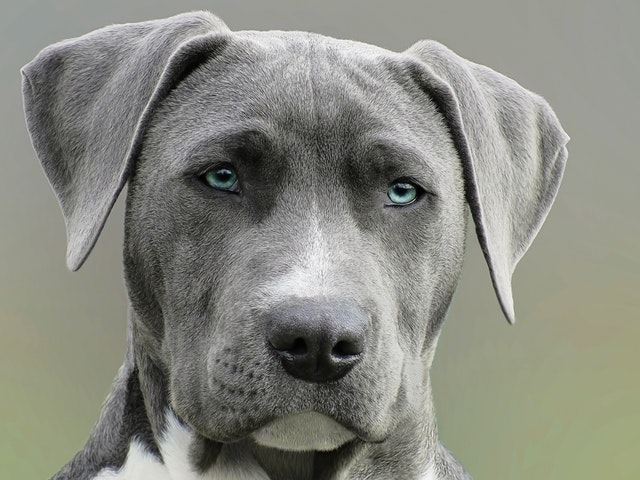
#> input picture 세미 준비/img/01.jpg, 640 x 480 px, given in place of puppy.bmp, which was not available
$ jupyter execute '0428_keybord, mouse, track.ipynb'   (text cells are left out)
#> lines starting #> are read from the running program, lines starting #| are printed output that depends on the picture; after the words box and inside, x2 and y2 are one past the last pixel; in counts of white or black regions, pixels touching at a corner belong together; pictures that were not available may be replaced by others from this repository, and a replacement may not be noted
[cell 1]
import numpy as np
import cv2
import sys
import os

import matplotlib.pyplot as plt

[cell 2]
x = np.arange(8)

print(x)

[cell 3]
tx = x*1.5                                # forward
print(tx)

[cell 4]
x1 = np.arange(16)
print(x1)

[cell 5]
tx1 = x1 / 1.5                              # Backward
print(tx1)

[cell 6]
## 키보드 이벤트

img = cv2.imread('../ch_1/figure/fig/puppy.bmp', cv2.IMREAD_GRAYSCALE)
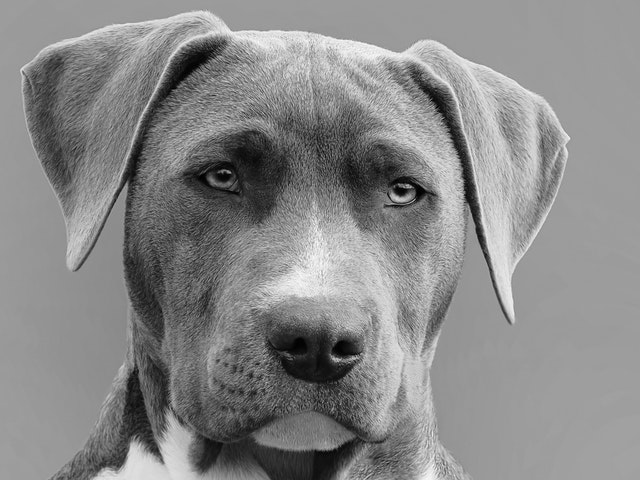
#> img: shape (480, 640); min 0, max 254, mean 136.7

if img is None:
    print('image read failed')
    sys.exit()

img2 = img.copy()

cv2.imshow('img', img)

while True:
    key = cv2.waitKey()
#> (key e is pressed here)
    if key == 27:
        break

    elif key == ord('i'):
        img = 255 - img                    # 색반전
        cv2.imshow('img', img)

    elif key == ord('e'):
        img = cv2.Canny(img, 50, 150)
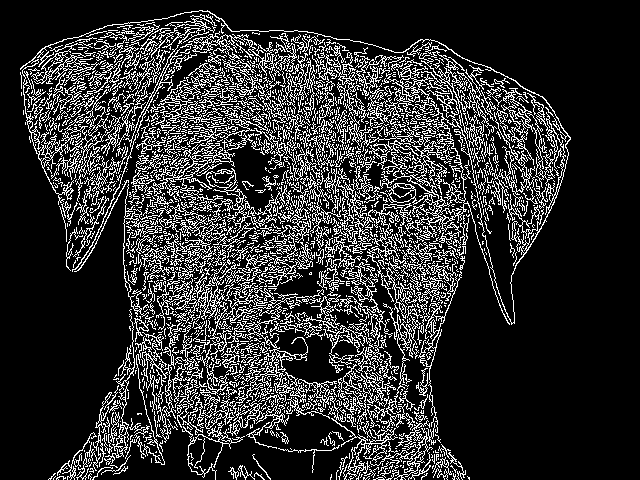
#> img: shape (480, 640); 18.7% white in thin lines or dots, all inside (x1, y1, x2, y2) = (20, 10, 571, 480)
        cv2.imshow('img', img)

    elif key == ord('r'):
        img = img2.copy()
        cv2.imshow('img', img)

    elif key == ord('s'):
        img1 = img.copy()
        cv2.imwrite('../ch_1/figure/fig/save.png', img1)


cv2.destroyAllWindows()

[cell 7]
## 마우스 이벤트

def call_mouse(event, x, y, flags, param):
#     global oldx, oldy

    if event == cv2.EVENT_LBUTTONDOWN:
        oldx, oldy = x, y
        print('EVENT_LBUTTONDOWN: %d, %d' % (x, y))

    elif event == cv2.EVENT_LBUTTONUP:
        print('EVENT_LBUTTONUP: %d, %d' % (x, y))

    elif event == cv2.EVENT_MOUSEMOVE:
        if flags & cv2.EVENT_FLAG_LBUTTON:
            cv2.line(img, (oldx, oldy), (x, y), (0, 0, 255), 4, cv2.LINE_AA)
            cv2.imshow('image', img)
            oldx, oldy = x, y


img = np.ones((480, 640, 3), dtype=np.uint8) * 255

cv2.namedWindow('image')
cv2.setMouseCallback('image', call_mouse, img) #항상 창을 띄우고 호출

cv2.imshow('image', img)
cv2.waitKey()

cv2.destroyAllWindows()

[cell 8]
## 마우스 이벤트

def mouse_call(event, x, y, flags, param):

    global oldx, oldy

    if event == cv2.EVENT_LBUTTONDOWN:
        oldx, oldy = x, y                                 # oldx, oldy는 현재 누른 시점의 x, y


    elif event == cv2.EVENT_MOUSEMOVE:
        if flags == cv2.EVENT_FLAG_LBUTTON:                      # flags 사용하기
            cv2.line(img, (oldx, oldy), (x, y), (0, 0, 0), 4, cv2.LINE_AA)
            cv2.imshow('image', img)
            oldx, oldy = x, y

img = np.ones((600, 800, 3), np.uint8)*255

cv2.namedWindow('image')

# setMouseCallback(windowName, onMouse [, param]) -> None
cv2.setMouseCallback('image', mouse_call, img)
                              # 정의된 함수 사용
cv2.imshow('image', img)

while True:
    key = cv2.waitKey()
#> (key e is pressed here)
    if key == ord('s'):
        img_1 = img.copy()
        cv2.imwrite('../ch_1/figure/fig/name.png', img_1)

    elif key == 27:
        break


cv2.destroyAllWindows()

[cell 9]
## 트랙바

def call_track(pos):
    print(pos)
    img[:] = pos
    cv2.imshow('image', img)

img = np.zeros((500, 600), np.uint8)

cv2.namedWindow('image')

#  createTrackbar(trackbarName, windowName, value, count, onChange) -> None
cv2.createTrackbar('level', 'image', 0, 255, call_track)
#> slider 'level' is set to 51

cv2.imshow('image', img)

cv2.waitKey()
#> slider 'level' is set to 51
cv2.destroyAllWindows()

[cell 10]
## 흑백사진에 트랙바 넣기

def call_track(pos):
#     print(pos)

#     img[:] = img*(pos/255)                        # 여기를 수정한다
#> called with pos = 51
    img[:] = np.round(img1*(pos/255), 0)                                 # 하지만 그냥 하면 img에 덮어쓰기 때문에 img1을 copy하여 만들어 넣는다.
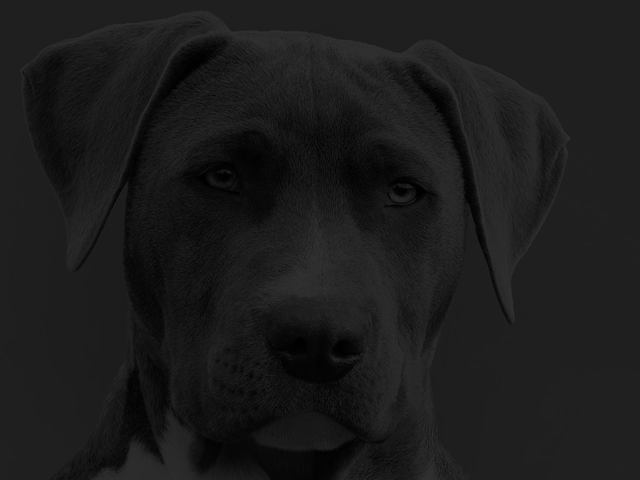
#> img: shape (480, 640); min 0, max 51, mean 27.3
    cv2.imshow('image', img)

img = cv2.imread('../ch_1/figure/fig/puppy.bmp', cv2.IMREAD_GRAYSCALE)
img1 = img.copy()

if img is None:
    print('failed')
    sys.exit()

cv2.namedWindow('image')

cv2.createTrackbar('level', 'image', 0, 255, call_track)

cv2.imshow('image', img)                             # 디폴트 값은 WINDOW_AUTOSIZE 로 크기조절 불가능

cv2.waitKey()
cv2.destroyAllWindows()

$ run again, on 세미 준비/img/31-1.jpg
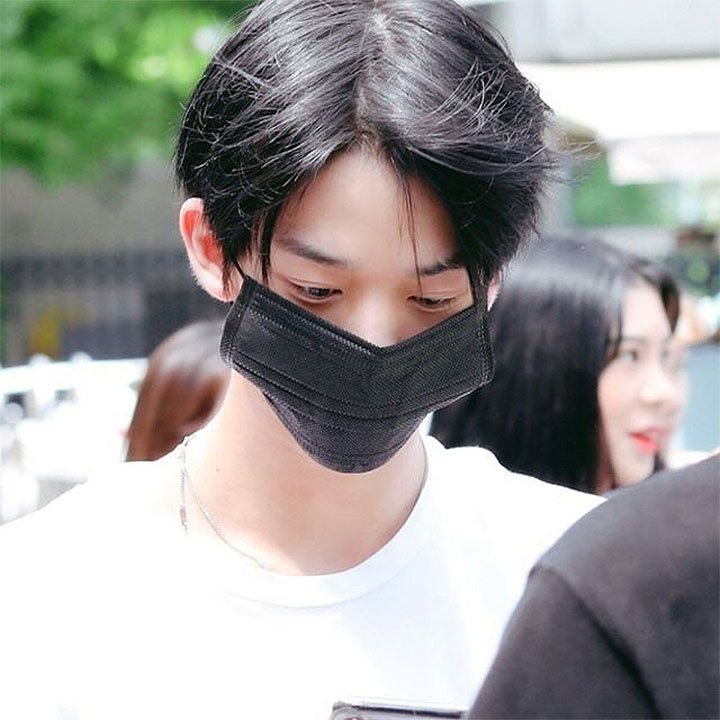
#> input picture 세미 준비/img/31-1.jpg, 720 x 720 px, given in place of puppy.bmp, which was not available
#> `img = cv2.Canny(img, 50, 150)`:
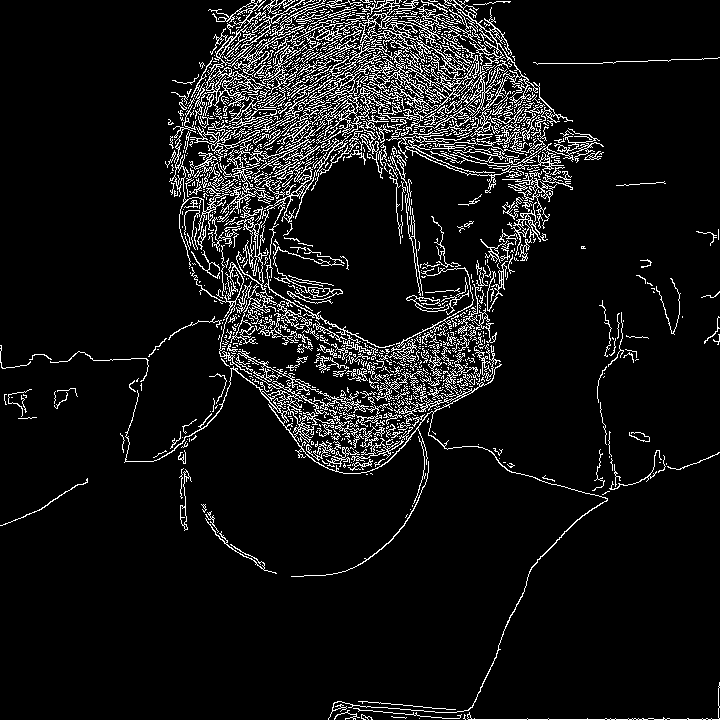
#> img: shape (720, 720); 8.3% white in thin lines or dots
#> in call_track, `img[:] = np.round(img1*(pos/255), 0)`:
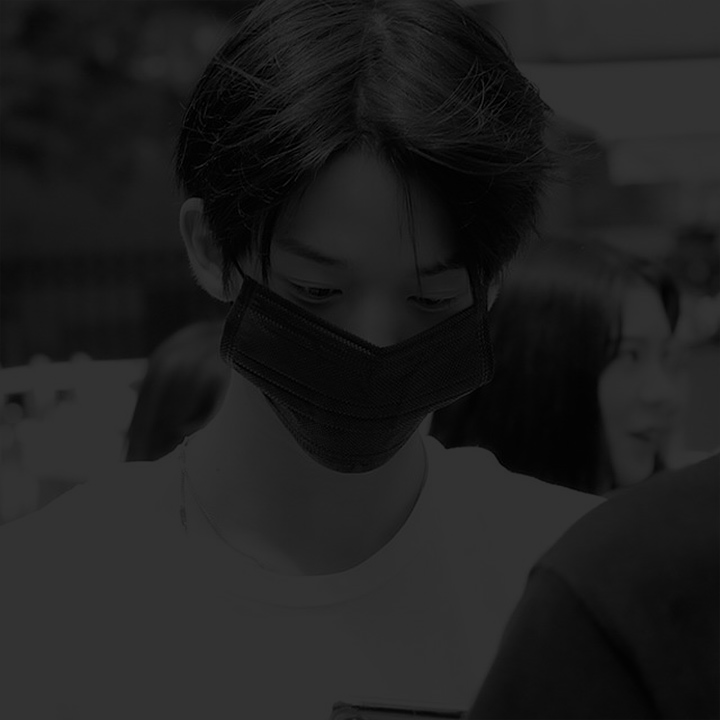
#> img: shape (720, 720); min 0, max 51, mean 31.3

$ run again, on 세미 준비/img/55.jpg
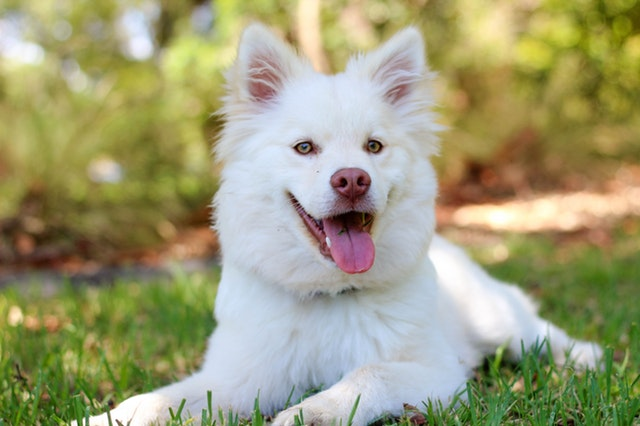
#> input picture 세미 준비/img/55.jpg, 640 x 426 px, given in place of puppy.bmp, which was not available
#> `img = cv2.Canny(img, 50, 150)`:
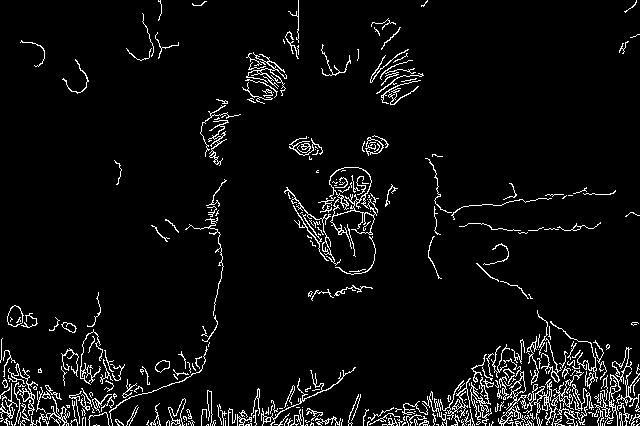
#> img: shape (426, 640); 5.3% white in thin lines or dots
#> in call_track, `img[:] = np.round(img1*(pos/255), 0)`:
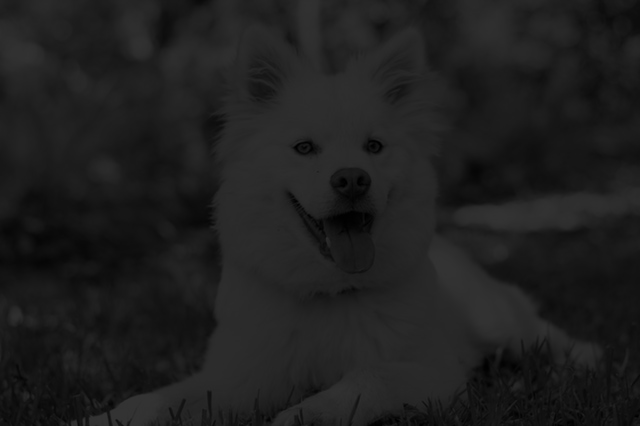
#> img: shape (426, 640); min 0, max 51, mean 30.7

$ run again, on 세미 준비/img/KakaoTalk_20220411_215147895.jpg
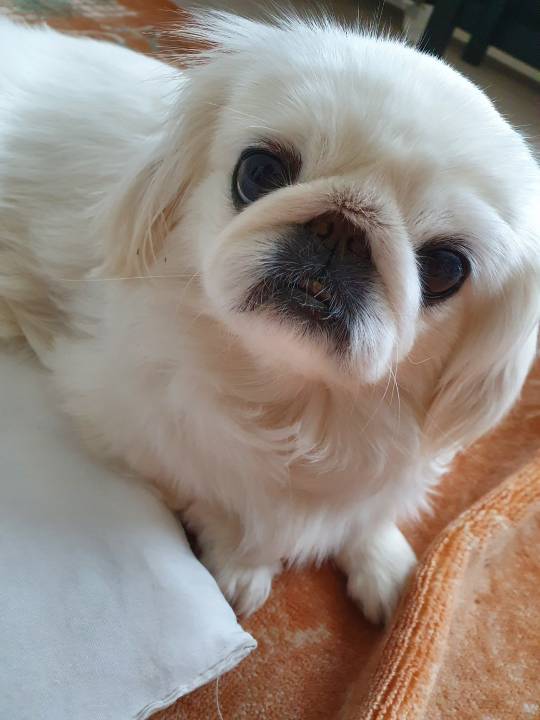
#> input picture 세미 준비/img/KakaoTalk_20220411_215147895.jpg, 1080 x 1440 px, given in place of puppy.bmp, which was not available (shown at 1/2 size)
#> `img = cv2.Canny(img, 50, 150)`:
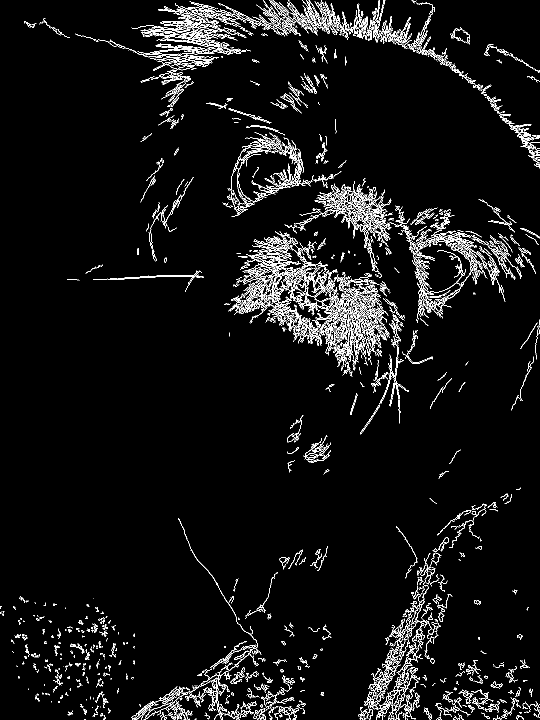
#> img: shape (1440, 1080) (shown at 1/2 size); 4.6% white in thin lines or dots
#> in call_track, `img[:] = np.round(img1*(pos/255), 0)`:
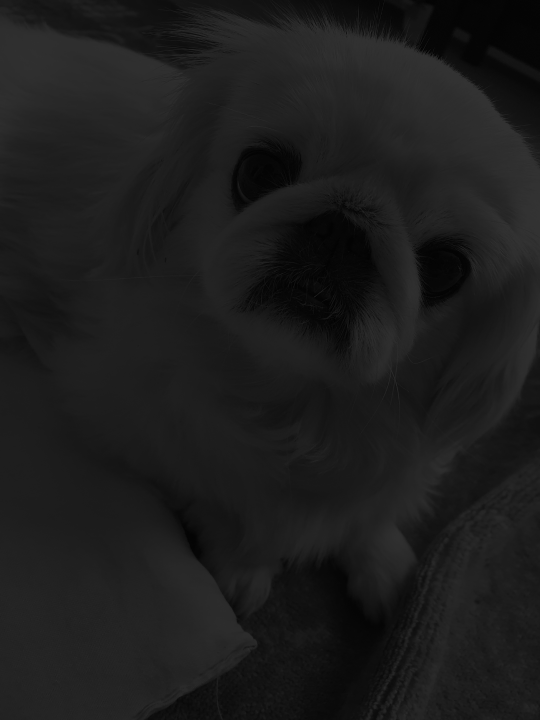
#> img: shape (1440, 1080) (shown at 1/2 size); min 0, max 51, mean 28.3
